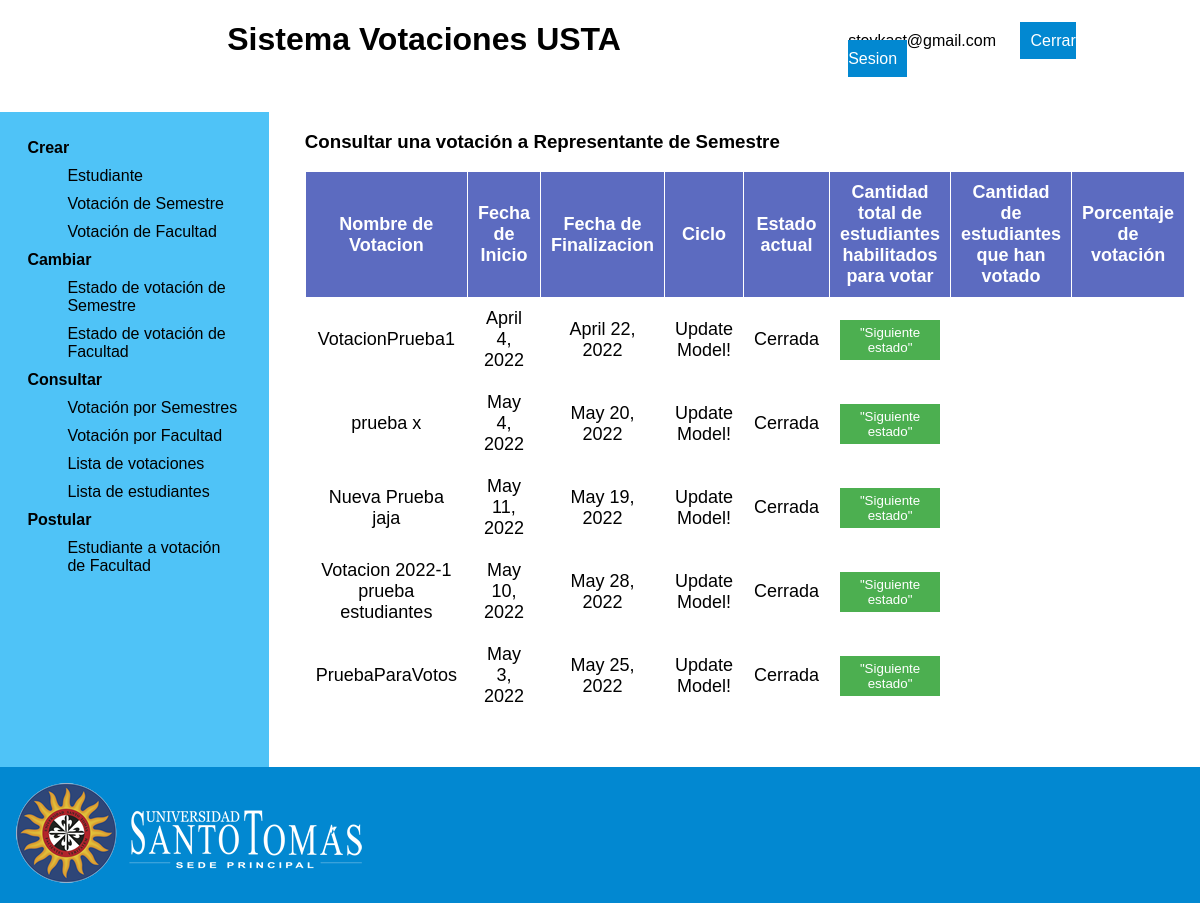
/consultCycleVoting/ (signed in), run on the app's committed database.
### app_votaciones/models.py (models this page shows, shortened)
class Votacion(models.Model):
    nombre = models.CharField(max_length=45)
    start_date = models.DateField(
                                auto_now=False,
	                            auto_now_add=False,
    )
    end_date = models.DateField(auto_now=False,
	                            auto_now_add=False,
                                )
    idTipo = models.ForeignKey(TipoVotacion,
                  related_name='votaciones',
                  null=False,
                  on_delete=models.PROTECT)
    idEstado = models.ForeignKey(EstadoVotacion,
                  related_name='votaciones',
                  null=False,
                  on_delete=models.PROTECT)
    idFacultad = models.ForeignKey(Facultad,
                  related_name='votaciones',
                  null=False,
                  on_delete=models.PROTECT)
    class Meta:
        app_label = 'app_votaciones'

### app_votaciones/views.py (the view)
# urls.py: path('consultCycleVoting/', views.consultCycleVoting, name='consultCycleVoting'),
@login_required
def consultCycleVoting(request):
    query = Votacion.objects.all()
    lista = list(query.values())
    fac = Facultad.objects.get(id=Decano.objects.get(id=request.user.id).idFacultad_id)
    contexto = {"votaciones":lista, "facultad":fac, "facultad_id":fac.id }
    return render(request, 'consultCycleVoting.html', contexto)

### app_votaciones/templates/consultCycleVoting.html (shortened to what this page needs)
{% extends "dean.html" %}
{% load static %}
{% block main %}
<h3>Consultar una votación a Representante de Semestre</h3>
<table>
  <thead>
    <tr>
      <th>Nombre de Votacion</th>
      <th>Fecha de Inicio</th>
      <th>Fecha de Finalizacion</th>
      <th>Ciclo</th>
      <th>Estado actual</th>
      <th>Cantidad total de estudiantes habilitados para votar</th>
      <th>Cantidad de estudiantes que han votado</th>
      <th>Porcentaje de votación</th>
    </tr>
  </thead>
  <tbody>
    {% if votaciones %}
    {% for votacion in votaciones %}
    {% if votacion.idTipo_id == 1 and facultad_id == votacion.idFacultad_id %}
    <tr>
      <td>{{votacion.nombre}}</td>
      <td>{{votacion.start_date}}</td>
      <td>{{votacion.end_date}}</td>
      <td>Update Model!</td>
      {% if votacion.idEstado_id == 1 %}
      <td> Postulación </td>
      {% elif votacion.idEstado_id == 2 %}
      <td> Votacion </td>
      {% else %}
      <td> Cerrada </td>
      {% endif %}
      <form action="{% url 'app:nextStatus' %}" method="post">
        <td><button type="submit" name='id' value={{votacion.id}}>"Siguiente estado"</button></td>
      </form>
    </tr>
    {% endif %}
    {% endfor %}
    {% endif %}
  </tbody>
</table>
{% endblock %}

### app_votaciones/templates/dean.html (shortened to what this page needs)
{% load static %}
<!DOCTYPE html>
<html lang="en">
<head>
  <link rel="stylesheet" href="{% static '/css/pages.css' %}" />
</head>
<body>
  <div class="grid-container">
    <div class="header">
      <h1>Sistema Votaciones USTA</h1>
    </div>
    <div class="logOut">
      <span>{{ request.user.email }}</span>
      <a href="{% url 'app:view_logout' %}">Cerrar Sesion</a>
    </div>
    <div class="menu">
      <dl>
        <dt>Crear</dt>
        <dd><a href="/createStudent">Estudiante</a></dd>
        <dd>
          <a href="/createCycleVoting"> Votación de Semestre </a>
        </dd>
        <dd>
          <a href="/createFacultyVoting"> Votación de Facultad </a>
        </dd>
        <dt>Cambiar</dt>
        <dd>
          <a href="/changeCycleVotingStatus">
            Estado de votación de Semestre
          </a>
        </dd>
        <dd>
          <a href="/changeFacultyVotingStatus">
            Estado de votación de Facultad
          </a>
        </dd>
        <dt>Consultar</dt>
        <dd>
          <a href="/consultCycleVoting"> Votación por Semestres </a>
        </dd>
        <dd>
          <a href="/consultFacultyVoting"> Votación por Facultad </a>
        </dd>
        <dd>
          <a href="/consultVotingListDean"> Lista de votaciones</a>
        </dd>
        <dd>
          <a href="/consultFacultyStudentList"> Lista de estudiantes </a>
        </dd>
        <dt>Postular</dt>
        <dd>
          <a href="/placeFacultyStudent">
            Estudiante a votación de Facultad
          </a>
        </dd>
      </dl>
    </div>
    <div class="main">{% block main%}{% endblock %}</div>
    <div class="footer">
      <img id="logoImg" src="{% static '/img/logo_usta_white.webp' %}" alt="logo USTA" />
    </div>
  </div>
</body>
</html>

### app_votaciones/static/css/pages.css (style rules this page uses)
* { font-family: Arial, Helvetica, sans-serif; }
body { padding: 0; margin: 0; width: 100%; }
.header { background: white; margin-bottom: 2em; text-align: center; grid-area: header; }
.logOut { top: 2em; right: 1em; margin: 2em 3em 0 0; background: white; grid-area: logOut; }
.menu { background: #4fc3f7; padding: 10%; text-align: center; grid-area: menu; width: 14em; }
.main { padding-left: 2em; margin: 5%; margin-top: 0; grid-area: main; }
.footer { background: #0288d1; grid-area: footer; }
.grid-container { display: grid; grid-template-areas: "header header header header header logOut" "menu main main main main main" "footer footer footer footer footer footer"; }
dl { text-align: left; margin: 0; padding: 0; }
dt { font-weight: bold; }
dt, dd { padding: 5px; }
a { text-decoration: none; color: #000; }
.logOut a { text-decoration: none; width: 100%; margin: 20px; padding: 10px; border: none; background: #0288d1; color: white; }
#logoImg { margin: 1em; }
table { border-collapse: collapse; border: 3px; }
th { background: #5c6bc0; color: white; font-weight: bold; }
td, th { padding: 10px; border: 1px solid white; text-align: center; font-size: 18px; }
button { width: 100%; margin: 20px 0px 0px 0px; padding: 10px 0px 10px 0px; border: none; background: #0288d1; color: white; }
td > button { background: #4caf50; margin: 0; padding: 5px 0px 5px 0px; }

### data on the page
Votacion: nombre "VotacionPrueba1", start_date "April 4, 2022", end_date "April 22, 2022", shows "Cerrada", {{ votacion.id }} 1 (drawn)
Votacion: nombre "prueba x", start_date "May 4, 2022", end_date "May 20, 2022", shows "Cerrada", {{ votacion.id }} 3 (drawn)
Votacion: nombre "Nueva Prueba jaja", start_date "May 11, 2022", end_date "May 19, 2022", shows "Cerrada", {{ votacion.id }} 5 (drawn)
Votacion: nombre "Votacion 2022-1 prueba estudiantes", start_date "May 10, 2022", end_date "May 28, 2022", shows "Cerrada", {{ votacion.id }} 8 (drawn)
Votacion: nombre "PruebaParaVotos", start_date "May 3, 2022", end_date "May 25, 2022", shows "Cerrada", {{ votacion.id }} 9 (drawn)

### other printed values
{{ request.user.email }} "stevkast@gmail.com"
